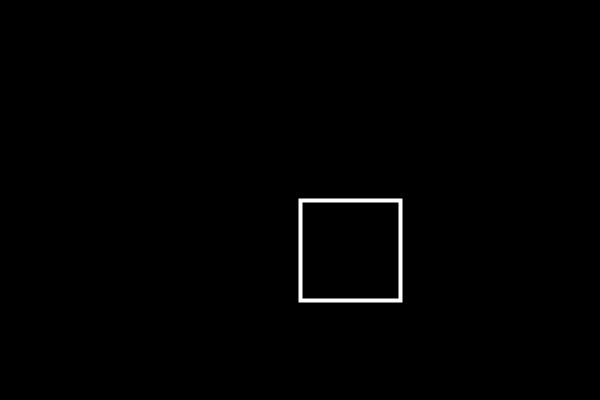
Frame 1 (no input)
Frame 60 (the mouse pressed at the canvas centre just before this capture): identical to frame 1, image omitted
Frame 120 (the mouse held since frame 60 and released just before this capture): identical to frame 1, image omitted

The Processing sketch that drew this single still picture (run headless with seeded random() and noise(); from frame 60 on, the mouse is pressed at the canvas centre):

// Processing sketch: boolean_MouseIsPressed
// ── boolean_MouseIsPressed.pde
/* Modified for Processing 3 by Dawn C. Hayes August 2017.

Original code: 

https://vimeo.com/channels/learningp5js/138935677
*/

void setup() {
  size(600, 400);
}

void draw() {
  background(0);
  stroke(255);
  strokeWeight(4);
  noFill();
  
  if (mouseX > 300 && mouseX < 400 && mouseY > 200 && mouseY < 300) {
    if (mousePressed) {
      background(0, 255, 0);
    }
    fill(255, 0, 200);
  }
    rect(300, 200, 100, 100);
}
